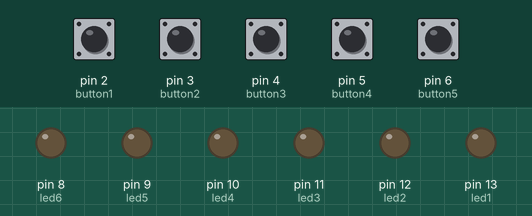
Bench run of a sketch on a simulated Arduino Uno, built with avr-gcc and run on an emulated ATmega328P. Parts: output pins drawn as LEDs (lit = HIGH). Dashed ring = blinking. Inputs (shaded band) come from the test bench; at power-on: pin 2 (button1), pin 3 (button2), pin 4 (button3), pin 5 (button4), pin 6 (button5) HIGH.

Above: at 1.2 s.
1.3 s: pin 3 (button2) pulsed LOW 5 times (0.12 s each, 0.3 s apart)
At 1.82 s:
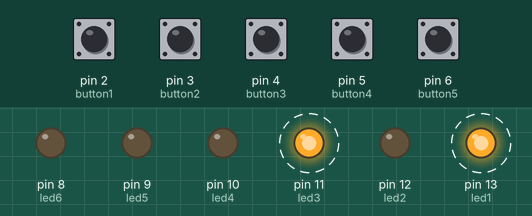
4.3 s: pin 2 (button1) pulled LOW for 0.15 s
At 5.5 s:
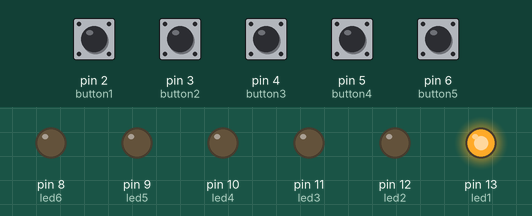
5.9 s: pin 3 (button2) pulled LOW for 0.15 s
At 7.2 s:
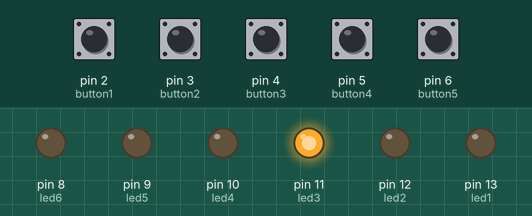
7.5 s: pin 4 (button3) pulled LOW for 0.15 s
At 8.6 s:
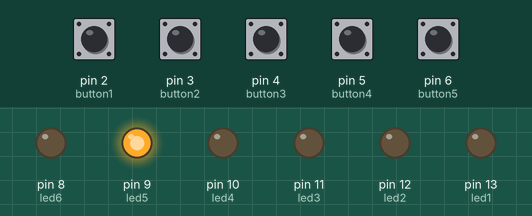
9.1 s: pin 5 (button4) pulled LOW for 0.15 s
At 9.8 s:
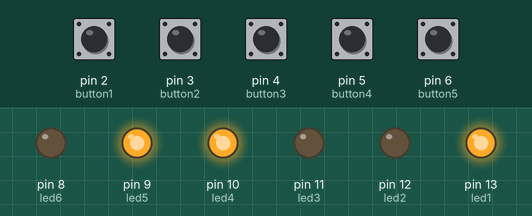
10.7 s: pin 6 (button5) pulled LOW for 0.15 s
At 12.2 s:
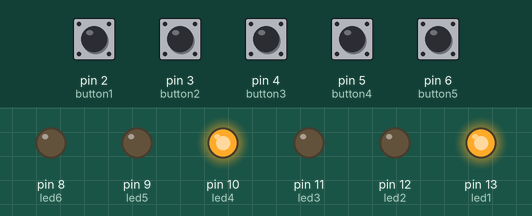
Timing chart, 0 to 13.3 s (numbered marks = the images above; inputs shaded):
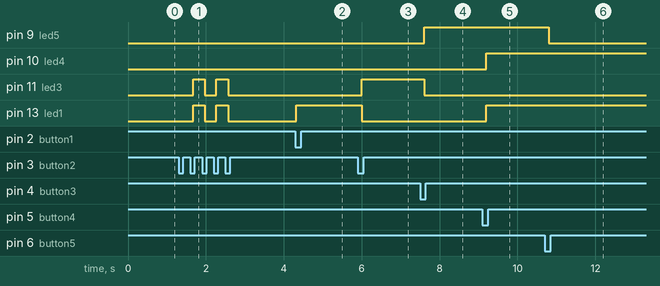

Measured:
- after the input at 1.3 s, pin 11 (led3), pin 13 (led1): alternates HIGH for 0.30 s and LOW for 0.30 s, 4 changes in all, then stays LOW, starting after 0.37 s
- after the input at 4.3 s, pin 13 (led1): LOW → HIGH at once
- after the input at 5.9 s, pin 11 (led3): LOW → HIGH after 0.10 s; pin 13 (led1): HIGH → LOW after 0.10 s
- after the input at 7.5 s, pin 9 (led5): LOW → HIGH after 0.10 s; pin 11 (led3): HIGH → LOW after 0.10 s
- after the input at 9.1 s, pin 10 (led4), pin 13 (led1): LOW → HIGH after 0.10 s
- after the input at 10.7 s, pin 9 (led5): HIGH → LOW after 0.10 s

The sketch:

ArduinoProject.ino
```cpp
int button1 = 2;
int button2 = 3;
int button3 = 4;
int button4 = 5;
int button5 = 6;
int led1 = 13;
int led2 = 12;
int led3 = 11;
int led4 = 10;
int led5 = 9;
int led6 = 8;
int status1 = true;
int status2 = true;
int status3 = true;
int status4 = true;
int status5 = true;
int status6 = true;

void setup(){
  pinMode(led1, OUTPUT);
  pinMode(led2, OUTPUT);
  pinMode(led3, OUTPUT);
  pinMode(led4, OUTPUT);
  pinMode(led5, OUTPUT);
  pinMode(led6, OUTPUT);
  pinMode(button1, INPUT_PULLUP);
  pinMode(button2, INPUT_PULLUP);
  pinMode(button3, INPUT_PULLUP);
  pinMode(button4, INPUT_PULLUP);
  pinMode(button5, INPUT_PULLUP);
}

void loop(){
  if (digitalRead(button1) == false) {
  status1 = !status1;
  status5 = !status5;
  digitalWrite(led1, status1);
  digitalWrite(led5, status5);
  } while(digitalRead(button1) == false);
  delay(50);

  if (digitalRead(button2) == false) {
  status1 = !status1;
  status3 = !status3;
  digitalWrite(led1, status1);
  digitalWrite(led3, status3);
  } while(digitalRead(button2) == false);
  delay(50);

  if (digitalRead(button3) == false) {
  status3 = !status3;
  status4 = !status4;
  status5 = !status5;
  digitalWrite(led3, status3);
  digitalWrite(led4, status4);
  digitalWrite(led5, status5);
  } while(digitalRead(button3) == false);
  delay(50);

  if (digitalRead(button4) == false) {
  status1 = !status1;
  status4 = !status4;
  status2 = !status2;
  digitalWrite(led4, status4);
  digitalWrite(led1, status1);
  digitalWrite(led2, status2);
  } while(digitalRead(button4) == false);
  delay(50);

  if (digitalRead(button5) == false) {
  status5 = !status5;
  status6 = !status6;
  digitalWrite(led5, status5);
  digitalWrite(led6, status6);
  } while(digitalRead(button5) == false);
  delay(50);
}
```
